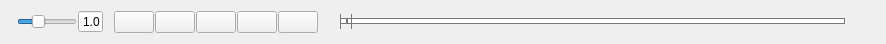
<?xml version="1.0" encoding="UTF-8"?>
<ui version="4.0">
 <class>EditorTimelineWidget</class>
 <widget class="QWidget" name="EditorTimelineWidget">
  <property name="geometry">
   <rect>
    <x>0</x>
    <y>0</y>
    <width>886</width>
    <height>44</height>
   </rect>
  </property>
  <property name="windowTitle">
   <string>EditorTimelineWidget</string>
  </property>
  <property name="styleSheet">
   <string notr="true"/>
  </property>
  <layout class="QHBoxLayout" name="horizontalLayout">
   <property name="spacing">
    <number>1</number>
   </property>
   <property name="leftMargin">
    <number>0</number>
   </property>
   <property name="topMargin">
    <number>0</number>
   </property>
   <property name="rightMargin">
    <number>0</number>
   </property>
   <property name="bottomMargin">
    <number>0</number>
   </property>
   <item>
    <layout class="QHBoxLayout" name="timelineSpeedLayout">
     <property name="spacing">
      <number>1</number>
     </property>
     <property name="leftMargin">
      <number>7</number>
     </property>
     <property name="rightMargin">
      <number>0</number>
     </property>
     <item>
      <spacer name="horizontalSpacer_3">
       <property name="orientation">
        <enum>Qt::Horizontal</enum>
       </property>
       <property name="sizeType">
        <enum>QSizePolicy::Fixed</enum>
       </property>
       <property name="sizeHint" stdset="0">
        <size>
         <width>10</width>
         <height>20</height>
        </size>
       </property>
      </spacer>
     </item>
     <item>
      <widget class="QSlider" name="m_SpeedSlider">
       <property name="sizePolicy">
        <sizepolicy hsizetype="Fixed" vsizetype="Fixed">
         <horstretch>0</horstretch>
         <verstretch>0</verstretch>
        </sizepolicy>
       </property>
       <property name="minimumSize">
        <size>
         <width>60</width>
         <height>15</height>
        </size>
       </property>
       <property name="maximumSize">
        <size>
         <width>60</width>
         <height>15</height>
        </size>
       </property>
       <property name="styleSheet">
        <string notr="true"/>
       </property>
       <property name="minimum">
        <number>1</number>
       </property>
       <property name="maximum">
        <number>30</number>
       </property>
       <property name="value">
        <number>10</number>
       </property>
       <property name="orientation">
        <enum>Qt::Horizontal</enum>
       </property>
      </widget>
     </item>
     <item>
      <widget class="QDoubleSpinBox" name="m_SpeedSpinBox">
       <property name="sizePolicy">
        <sizepolicy hsizetype="Fixed" vsizetype="Fixed">
         <horstretch>0</horstretch>
         <verstretch>0</verstretch>
        </sizepolicy>
       </property>
       <property name="minimumSize">
        <size>
         <width>0</width>
         <height>0</height>
        </size>
       </property>
       <property name="maximumSize">
        <size>
         <width>25</width>
         <height>16777215</height>
        </size>
       </property>
       <property name="layoutDirection">
        <enum>Qt::RightToLeft</enum>
       </property>
       <property name="frame">
        <bool>true</bool>
       </property>
       <property name="buttonSymbols">
        <enum>QAbstractSpinBox::NoButtons</enum>
       </property>
       <property name="decimals">
        <number>1</number>
       </property>
       <property name="minimum">
        <double>0.100000000000000</double>
       </property>
       <property name="maximum">
        <double>5.000000000000000</double>
       </property>
       <property name="singleStep">
        <double>0.100000000000000</double>
       </property>
       <property name="value">
        <double>1.000000000000000</double>
       </property>
      </widget>
     </item>
    </layout>
   </item>
   <item>
    <spacer name="horizontalSpacer_2">
     <property name="orientation">
      <enum>Qt::Horizontal</enum>
     </property>
     <property name="sizeType">
      <enum>QSizePolicy::Fixed</enum>
     </property>
     <property name="sizeHint" stdset="0">
      <size>
       <width>10</width>
       <height>20</height>
      </size>
     </property>
    </spacer>
   </item>
   <item>
    <widget class="QPushButton" name="m_PlayStopButton">
     <property name="styleSheet">
      <string notr="true"/>
     </property>
     <property name="text">
      <string/>
     </property>
    </widget>
   </item>
   <item>
    <widget class="QPushButton" name="m_PrevFrameButton">
     <property name="text">
      <string/>
     </property>
    </widget>
   </item>
   <item>
    <widget class="QPushButton" name="m_NextFrameButton">
     <property name="text">
      <string/>
     </property>
    </widget>
   </item>
   <item>
    <widget class="QPushButton" name="m_SkipBackwardButton">
     <property name="text">
      <string/>
     </property>
    </widget>
   </item>
   <item>
    <widget class="QPushButton" name="m_SkipForwardButton">
     <property name="text">
      <string/>
     </property>
    </widget>
   </item>
   <item>
    <widget class="QPushButton" name="m_DirectionButton">
     <property name="sizePolicy">
      <sizepolicy hsizetype="Ignored" vsizetype="Fixed">
       <horstretch>0</horstretch>
       <verstretch>0</verstretch>
      </sizepolicy>
     </property>
     <property name="text">
      <string/>
     </property>
    </widget>
   </item>
   <item>
    <spacer name="horizontalSpacer">
     <property name="orientation">
      <enum>Qt::Horizontal</enum>
     </property>
     <property name="sizeType">
      <enum>QSizePolicy::Fixed</enum>
     </property>
     <property name="sizeHint" stdset="0">
      <size>
       <width>20</width>
       <height>20</height>
      </size>
     </property>
    </spacer>
   </item>
   <item>
    <widget class="EditorTimelineSlider" name="m_TimelineSlider">
     <property name="styleSheet">
      <string notr="true">QSlider::groove:horizontal {
border: 1px solid #bbb;
background: white;
height: 4px;
}

QSlider::sub-page:horizontal {
/*background: qlineargradient(x1: 0, y1: 0,    x2: 0, y2: 1,
    stop: 0 #808080, stop: 1 #808080);
background: qlineargradient(x1: 0, y1: 0.2, x2: 1, y2: 1,
    stop: 0 #808080, stop: 1 #808080);*/
border: 1px solid #777;
height: 10px;
}

QSlider::add-page:horizontal {
background: #fff;
border: 1px solid #777;
height: 10px;
}

QSlider::handle:horizontal {
background: qlineargradient(x1:0, y1:0, x2:1, y2:1,
    stop:0 #eee, stop:1 #ccc);
border: 1px solid #777;
width: 10px;
margin-top: -9px;
margin-bottom: -9px;
margin-left: -1px;
}

QSlider::handle:horizontal:hover {
background: qlineargradient(x1:0, y1:0, x2:1, y2:1,
    stop:0 #fff, stop:1 #ddd);
border: 1px solid #444;
}

QSlider::sub-page:horizontal:disabled {
background: #bbb;
border-color: #999;
}

QSlider::add-page:horizontal:disabled {
background: #eee;
border-color: #999;
}

QSlider::handle:horizontal:disabled {
background: #eee;
border: 1px solid #aaa;
}</string>
     </property>
     <property name="sliderPosition">
      <number>0</number>
     </property>
     <property name="tracking">
      <bool>true</bool>
     </property>
     <property name="orientation">
      <enum>Qt::Horizontal</enum>
     </property>
     <property name="invertedAppearance">
      <bool>false</bool>
     </property>
     <property name="invertedControls">
      <bool>false</bool>
     </property>
     <property name="tickPosition">
      <enum>QSlider::NoTicks</enum>
     </property>
    </widget>
   </item>
   <item>
    <widget class="QLabel" name="m_FrameInfoLable">
     <property name="minimumSize">
      <size>
       <width>40</width>
       <height>0</height>
      </size>
     </property>
     <property name="text">
      <string/>
     </property>
     <property name="wordWrap">
      <bool>true</bool>
     </property>
    </widget>
   </item>
  </layout>
 </widget>
 <layoutdefault spacing="6" margin="11"/>
 <customwidgets>
  <customwidget>
   <class>EditorTimelineSlider</class>
   <extends>QSlider</extends>
   <header>EditorTimelineSlider.h</header>
  </customwidget>
 </customwidgets>
 <resources/>
 <connections>
  <connection>
   <sender>m_PlayStopButton</sender>
   <signal>clicked()</signal>
   <receiver>EditorTimelineWidget</receiver>
   <slot>tooglePlay()</slot>
   <hints>
    <hint type="sourcelabel">
     <x>15</x>
     <y>20</y>
    </hint>
    <hint type="destinationlabel">
     <x>422</x>
     <y>20</y>
    </hint>
   </hints>
  </connection>
  <connection>
   <sender>m_DirectionButton</sender>
   <signal>clicked()</signal>
   <receiver>EditorTimelineWidget</receiver>
   <slot>toogleDirection()</slot>
   <hints>
    <hint type="sourcelabel">
     <x>175</x>
     <y>20</y>
    </hint>
    <hint type="destinationlabel">
     <x>422</x>
     <y>20</y>
    </hint>
   </hints>
  </connection>
  <connection>
   <sender>m_NextFrameButton</sender>
   <signal>clicked()</signal>
   <receiver>EditorTimelineWidget</receiver>
   <slot>nextFrame()</slot>
   <hints>
    <hint type="sourcelabel">
     <x>79</x>
     <y>20</y>
    </hint>
    <hint type="destinationlabel">
     <x>422</x>
     <y>20</y>
    </hint>
   </hints>
  </connection>
  <connection>
   <sender>m_PrevFrameButton</sender>
   <signal>clicked()</signal>
   <receiver>EditorTimelineWidget</receiver>
   <slot>prevFrame()</slot>
   <hints>
    <hint type="sourcelabel">
     <x>47</x>
     <y>20</y>
    </hint>
    <hint type="destinationlabel">
     <x>422</x>
     <y>20</y>
    </hint>
   </hints>
  </connection>
  <connection>
   <sender>m_SkipForwardButton</sender>
   <signal>clicked()</signal>
   <receiver>EditorTimelineWidget</receiver>
   <slot>skipForward()</slot>
   <hints>
    <hint type="sourcelabel">
     <x>143</x>
     <y>20</y>
    </hint>
    <hint type="destinationlabel">
     <x>422</x>
     <y>20</y>
    </hint>
   </hints>
  </connection>
  <connection>
   <sender>m_SkipBackwardButton</sender>
   <signal>clicked()</signal>
   <receiver>EditorTimelineWidget</receiver>
   <slot>skipBackward()</slot>
   <hints>
    <hint type="sourcelabel">
     <x>111</x>
     <y>20</y>
    </hint>
    <hint type="destinationlabel">
     <x>422</x>
     <y>20</y>
    </hint>
   </hints>
  </connection>
  <connection>
   <sender>m_SpeedSlider</sender>
   <signal>valueChanged(int)</signal>
   <receiver>EditorTimelineWidget</receiver>
   <slot>speedSliderChanged(int)</slot>
   <hints>
    <hint type="sourcelabel">
     <x>225</x>
     <y>20</y>
    </hint>
    <hint type="destinationlabel">
     <x>422</x>
     <y>20</y>
    </hint>
   </hints>
  </connection>
  <connection>
   <sender>m_SpeedSpinBox</sender>
   <signal>valueChanged(double)</signal>
   <receiver>EditorTimelineWidget</receiver>
   <slot>speedSpinBoxChanged(double)</slot>
   <hints>
    <hint type="sourcelabel">
     <x>269</x>
     <y>19</y>
    </hint>
    <hint type="destinationlabel">
     <x>422</x>
     <y>20</y>
    </hint>
   </hints>
  </connection>
 </connections>
 <slots>
  <slot>tooglePlay()</slot>
  <slot>toogleDirection()</slot>
  <slot>nextFrame()</slot>
  <slot>prevFrame()</slot>
  <slot>skipForward()</slot>
  <slot>skipBackward()</slot>
  <slot>speedSpinBoxChanged(double)</slot>
  <slot>speedSliderChanged(int)</slot>
  <slot>timeSliderChanged(int)</slot>
  <slot>slot1()</slot>
 </slots>
</ui>
